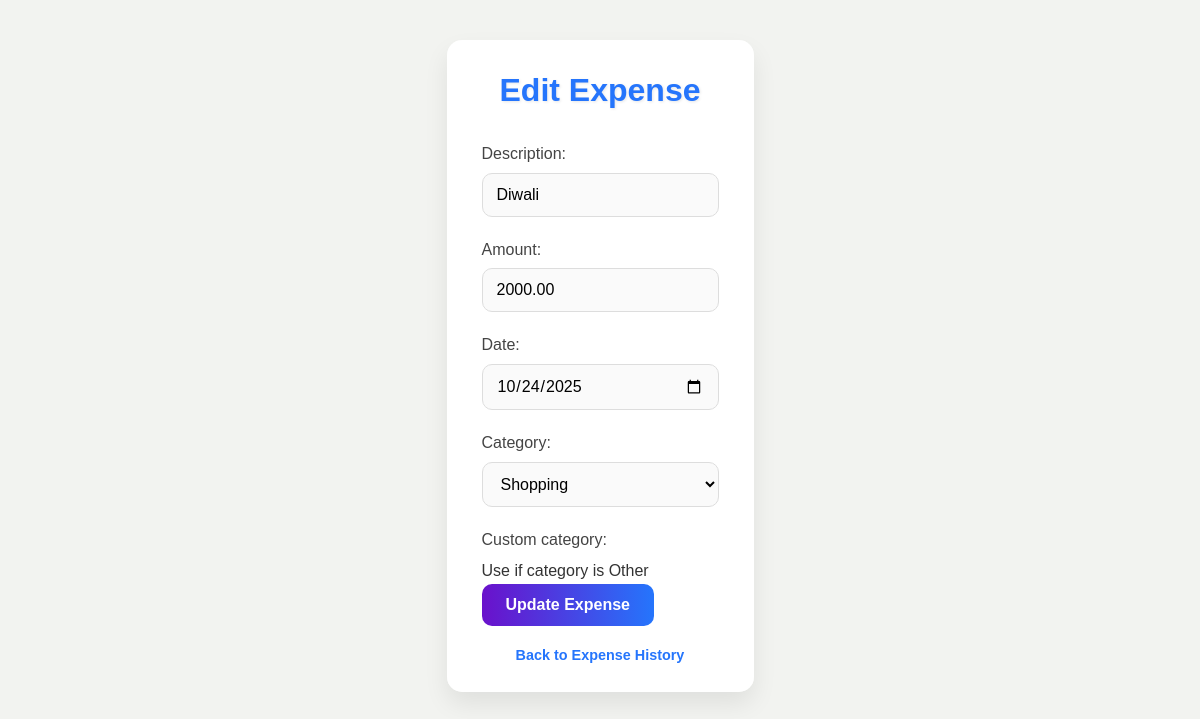
/edit_expense/10/ (signed in), run on the app's committed database.
### tracker/models.py (models this page shows, shortened)
class Transaction(models.Model):
    TYPE_CHOICES = [
        ("income", "Income"),
        ("expense", "Expense"),
    ]
    CATEGORY_CHOICES = [
        ("Salary", "Salary"),
        ("Business", "Business"),
        ("Gift", "Gift"),
        ("Food", "Food"),
        ("Travel", "Travel"),
        ("Shopping", "Shopping"),
        ("Bills", "Bills"),
        ("Other", "Other"),
    ]
    user = models.ForeignKey(User, on_delete=models.CASCADE)
    type = models.CharField(max_length=10, choices=TYPE_CHOICES)
    description = models.CharField(max_length=200)
    amount = models.DecimalField(max_digits=10, decimal_places=2)
    date = models.DateField()
    category = models.CharField(max_length=100, choices=CATEGORY_CHOICES)
    custom_category = models.CharField(max_length=100, blank=True, null=True, help_text="Use if category is Other")
    created_at = models.DateTimeField(auto_now_add=True)

### tracker/views.py (the view)
# urls.py: path('edit_expense/<int:pk>/', views.edit_expense, name='edit_expense'),
@login_required
def edit_expense(request, pk):
    expense = get_object_or_404(Transaction, pk=pk, user=request.user, type='expense')
    if request.method == "POST":
        form = TransactionForm(request.POST, instance=expense)
        if form.is_valid():
            form.save()
            return redirect('tracker:expense_history')  # ✅ fixed
    else:
        form = TransactionForm(instance=expense)
    return render(request, 'tracker/edit_expense.html', {'form': form})

### tracker/forms.py
class TransactionForm(forms.ModelForm):
    class Meta:
        model = Transaction
        fields = ['description', 'amount', 'date', 'category', 'custom_category']
        widgets = {
            'date': forms.DateInput(attrs={'type': 'date'}),
            'description': forms.TextInput(attrs={'placeholder': 'Enter description'}),
            'amount': forms.NumberInput(attrs={'placeholder': 'Enter amount'}),
            'category': forms.Select(attrs={'id': 'category-select'}),
            'custom_category': forms.TextInput(attrs={'placeholder': 'Enter custom category', 'style': 'display:none;', 'id': 'custom-category-input'}),
        }
    def __init__(self, *args, **kwargs):
        super().__init__(*args, **kwargs)
        if self.instance and self.instance.category != "Other":
            self.fields['custom_category'].widget.attrs['style'] = 'display:none;'

### tracker/templates/tracker/edit_expense.html (shortened to what this page needs)
{% load static %}
{% block content %}
<link rel="stylesheet" href="{% static 'tracker/styling.css' %}">
<div class="container">
    <div class="card">
        <h2 class="form-title">Edit Expense</h2>
        <form method="POST" class="auth-form">
            {{ form.as_p }}
            <button type="submit" class="btn-primary">Update Expense</button>
        </form>
        <p class="link">
            <a href="{% url 'tracker:expense_history' %}">Back to Expense History</a>
        </p>
    </div>
</div>
{% endblock %}

### tracker/static/tracker/styling.css (style rules this page uses)
* { margin: 0; padding: 0; box-sizing: border-box; font-family: "Poppins", sans-serif; }
.container { flex: 1; display: flex; justify-content: center; align-items: center; padding: 40px; max-width: 1200px; margin: auto; }
.card, .card-stats, .total-box { background: rgba(255, 255, 255, 0.95); padding: 25px 35px; border-radius: 15px; box-shadow: 0 12px 25px rgba(0, 0, 0, 0.08); backdrop-filter: blur(6px); transition: transform 0.3s ease, box-shadow 0.3s ease; }
.form-title, h2 { text-align: center; margin-bottom: 25px; font-size: 2rem; color: #2575fc; font-weight: 700; text-shadow: 1px 1px 3px rgba(0,0,0,0.1); }
.auth-form { width: 100%; max-width: 500px; margin: auto; }
.auth-form label { display: block; margin-bottom: 6px; font-weight: 500; color: #444; }
.auth-form input, .auth-form select, .auth-form textarea { width: 100%; padding: 12px 14px; margin-bottom: 20px; border-radius: 10px; border: 1px solid #ddd; font-size: 1rem; background: #fafafa; transition: 0.3s ease; }
.btn, .btn-primary, .btn-secondary { padding: 12px 24px; border-radius: 10px; border: none; cursor: pointer; font-size: 1rem; font-weight: 600; transition: transform 0.2s ease, background 0.3s ease, box-shadow 0.3s ease; text-decoration: none; text-align: center; }
.btn-primary { background: linear-gradient(90deg, #6a11cb, #2575fc); color: #fff; }
.link { text-align: center; margin-top: 18px; font-size: 0.9rem; }
.link a { color: #2575fc; text-decoration: none; font-weight: 600; transition: color 0.3s ease; }

### data on the page
Transaction: description "Diwali", amount "2000.00", date "10/24/2025", category "Shopping"
